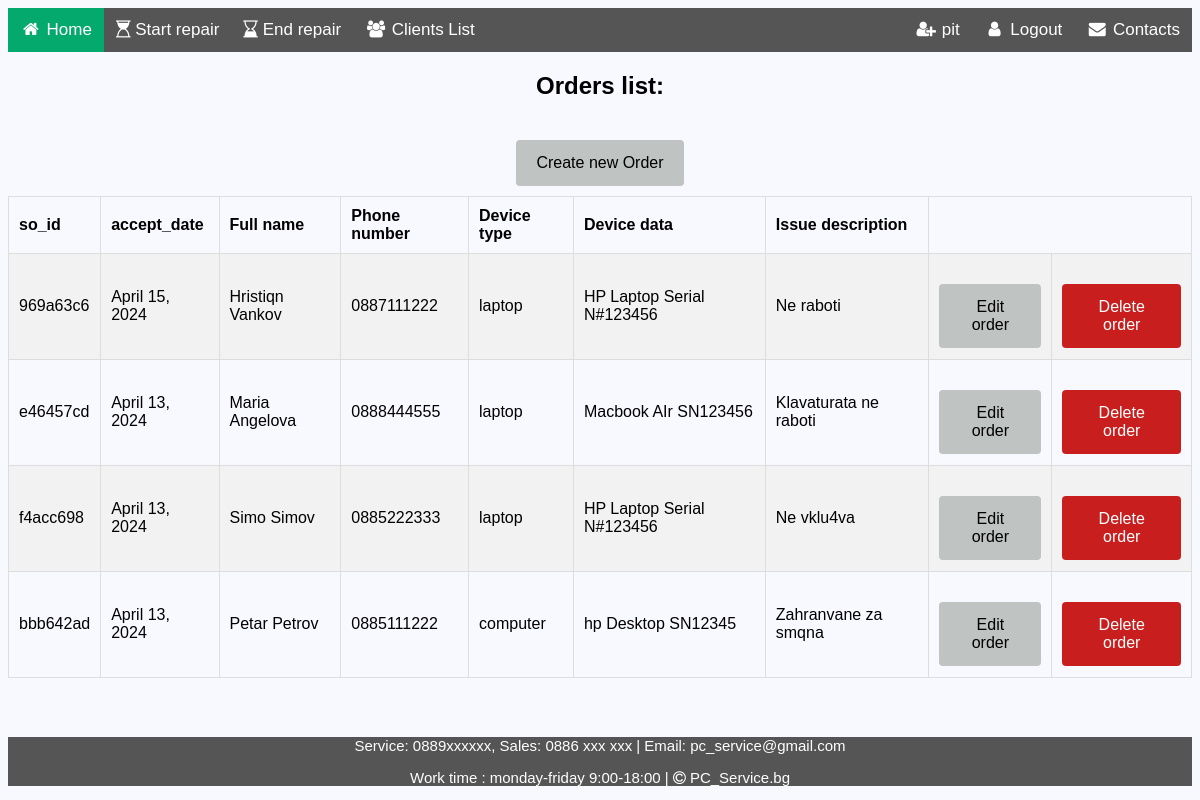
Before: /reception/orders-list/ (signed in) with the older database file.
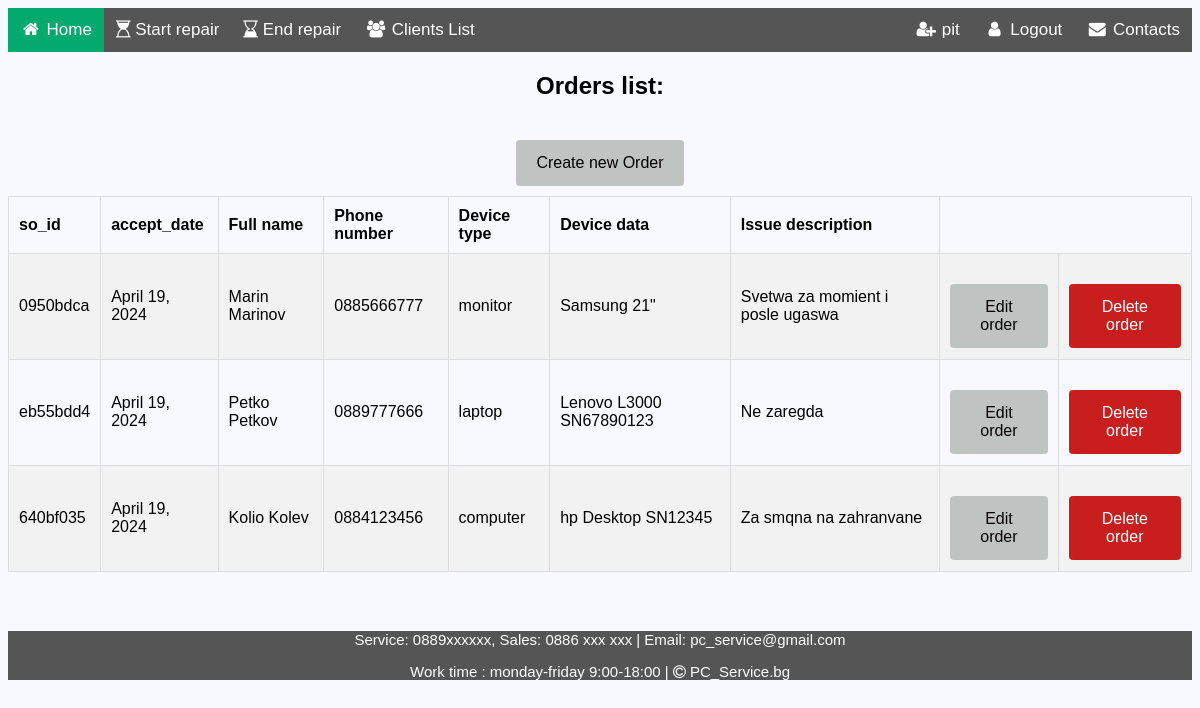
After: the same page with the newer database file.
### sm_system/reception/models.py (models this page shows, shortened)
class ServiceOrder(models.Model):
    ORDER_STATUS = (
        ('open', 'Open'),
        ('in_progress', 'In progress'),
        ('completed', 'Completed'),
        ('closed', 'Closed')
    )
    DEVICE_TYPE = (
        ('computer', 'Computer'),
        ('laptop', 'Laptop'),
        ('monitor', 'Monitor'),
        ('printer', 'Printer')
    )
    SK_MAX_LEN = 20
    DEVICE_TYPE_MAX_LEN = 20
    DEVICE_DATA_MAX_LEN = 200
    PRICE_MAX_LENGTH = 10
    ISSUE_MAX_LEN = 300
    RESOLUTION_MAX_LEN = 300
    STATUS_MAX_LEN = 20
    so_id = models.CharField(
        max_length=SK_MAX_LEN,
        unique=True,
        default=generate_unique_id,
        editable=False,
    )
    accept_date = models.DateField(
        default=date.today,
        blank=False,
        null=False,
    )
    close_date = models.DateField(
        blank=True,
        null=True,
    )
    client = models.ForeignKey(
        Client,
        on_delete=models.SET_NULL,
        null=True
    )
    technician = models.ForeignKey(
        SmsUser,
        on_delete=models.SET_NULL,
        limit_choices_to={'user_type': 'technician'},
        null=True,
        blank=True
    )
    device_type = models.CharField(
        max_length=DEVICE_TYPE_MAX_LEN,
        choices=DEVICE_TYPE,
        null=False,
        blank=False,
    )
    device_data = models.CharField(
        max_length=DEVICE_DATA_MAX_LEN,
        null=False,
        blank=False,
    )
    issue_description = models.TextField(
        max_length=ISSUE_MAX_LEN,
    )
    status = models.CharField(
        max_length=STATUS_MAX_LEN,
        choices=ORDER_STATUS,
        default='Open',
    )
    class Meta:
        ordering = ('-pk',)

### sm_system/clients/models.py (models this page shows)
class Client(models.Model):
    use_in_migration = True
    FIRST_NAME_MIN_LEN = 2
    FIRST_NAME_MAX_LEN = 30
    LAST_NAME_MIN_LEN = 2
    LAST_NAME_MAX_LEN = 30
    PHONE_MAX_LENGTH = 12
    PHONE_MIN_LENGTH = 9
    email = models.EmailField(
        unique=True,
        validators={validators.EmailValidator},
        blank=True,
        null=True
    )
    first_name = models.CharField(
        max_length=FIRST_NAME_MAX_LEN,
        validators=(
            validators.MinLengthValidator(FIRST_NAME_MIN_LEN),
            is_letter_validator,
            first_char_capital_validator,
        ),
        blank=False,
        null=False,
    )
    last_name = models.CharField(
        max_length=LAST_NAME_MAX_LEN,
        validators=(
            validators.MinLengthValidator(LAST_NAME_MIN_LEN),
            is_letter_validator,
            first_char_capital_validator,
        ),
        blank=False,
        null=False,
    )
    phone_number = models.CharField(
        max_length=PHONE_MAX_LENGTH,
        validators=(
            validators.MinLengthValidator(PHONE_MIN_LENGTH),
            phone_validator,
        ),
        blank=False,
        null=False,
    )
    def __str__(self):
        return f'{self.first_name} {self.last_name}'
    class Meta:
        ordering = ('-pk',)

### sm_system/reception/views.py (the view)
# urls.py: path('orders-list/', OrdersListView.as_view(), name='orders_list'),
class OrdersListView(auth_mixins.LoginRequiredMixin,ListView):
    model = ServiceOrder
    template_name = 'reception/orders_list.html'
    paginate_by = 6
    def get_queryset(self):
        return super().get_queryset()

### templates/reception/orders_list.html (shortened to what this page needs)
{% extends 'home_page.html' %}
{% load static %}
{% block content %}
<div class="info div "  >
    <h2 class="headers"> Orders list:</h2>
    <div class="headers">
        <a href="{% url 'create_order'%}" class="button ">Create new Order</a>
    </div>
    <table class="table" style="width: 100%">
        <tr >
            <th>so_id</th>
            <th>accept_date</th>
            <th>Full name</th>
            <th>Phone number</th>
            <th>Device type</th>
            <th>Device data</th>
            <th>Issue description</th>
        </tr>
        {% for order in object_list %}
        <tr>
            <td>{{ order.so_id }}</td>
            <td>{{ order.accept_date }}</td>
            <td>{{ order.client }}</td>
            <td>{{ order.client.phone_number }}</td>
            <td>{{ order.device_type }}</td>
            <td>{{ order.device_data }}</td>
            <td>{{ order.issue_description }}</td>
            <td><a class="edit-button" href="{% url 'edit_order' pk=order.pk %}" >Edit order</a></td>
            <td><a class="edit-button" style="background-color: #c81e1e; color:white" href="{% url 'delete_order' pk=order.pk %}" >Delete order</a></td>
        </tr>
        {% empty %}
            <h2 class="center" >No records in Orders!</h2>
        {% endfor %}
    </table>
</div>
{% endblock %}

Changed rows visible on the page:
removed ServiceOrder: so_id "e46457cd", accept_date "April 13, 2024", client "Maria Angelova", client.phone_number "0888444555", device_type "laptop", device_data "Macbook AIr SN123456", issue_description "Klavaturata ne raboti"
changed ServiceOrder: so_id "969a63c6" → "0950bdca"; accept_date "April 15, 2024" → "April 19, 2024"; client "Hristiqn Vankov" → "Marin Marinov"; client.phone_number "0887111222" → "0885666777"; device_type "laptop" → "monitor"; device_data "HP Laptop Serial N#123456" → "Samsung 21\""; issue_description "Ne raboti" → "Svetwa za momient i posle ugaswa"
changed ServiceOrder "laptop": so_id "f4acc698" → "eb55bdd4"; accept_date "April 13, 2024" → "April 19, 2024"; client "Simo Simov" → "Petko Petkov"; client.phone_number "0885222333" → "0889777666"; device_data "HP Laptop Serial N#123456" → "Lenovo L3000 SN67890123"; issue_description "Ne vklu4va" → "Ne zaregda"
changed ServiceOrder "computer": so_id "bbb642ad" → "640bf035"; accept_date "April 13, 2024" → "April 19, 2024"; client "Petar Petrov" → "Kolio Kolev"; client.phone_number "0885111222" → "0884123456"; issue_description "Zahranvane za smqna" → "Za smqna na zahranvane"
